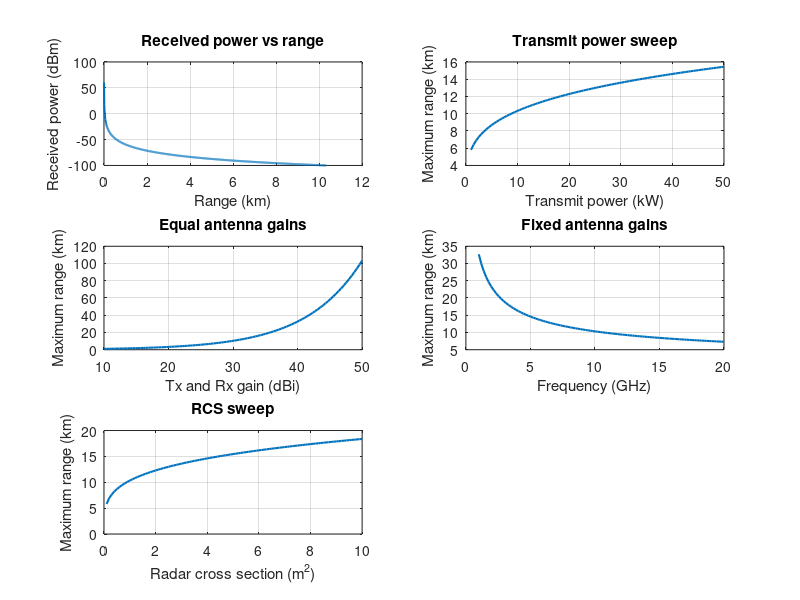

The MATLAB source for this figure:
function results = exp01_radar_range(makePlots)
if nargin < 1, makePlots = true; end
c = 3e8;
Pt = 10e3;
f = 10e9;
Gt = 10^(30/10);
Gr = Gt;
sigma = 1;
L = 10^(6/10);
Pmin = 1e-13;
lambda = c/f;
K = Pt*Gt*Gr*lambda^2*sigma/((4*pi)^3*L);
Rmax = (K/Pmin)^0.25;
R = linspace(1,Rmax,1000);
Pr = K./R.^4;
PtSweep = linspace(1e3,50e3,100);
Rpower = (PtSweep*Gt*Gr*lambda^2*sigma/((4*pi)^3*L*Pmin)).^0.25;
Gain_dBi = linspace(10,50,100);
Rgain = (Pt*10.^(2*Gain_dBi/10)*lambda^2*sigma/((4*pi)^3*L*Pmin)).^0.25;
fSweep = linspace(1,20,100)*1e9;
Rfrequency = (Pt*Gt*Gr*(c./fSweep).^2*sigma/((4*pi)^3*L*Pmin)).^0.25;
sigmaSweep = linspace(0.1,10,100);
Rrcs = (Pt*Gt*Gr*lambda^2*sigmaSweep/((4*pi)^3*L*Pmin)).^0.25;
assert(abs(Pr(end)/Pmin-1) < 1e-12);
assert(all(diff(Pr)<0) && all(diff(Rpower)>0) && all(diff(Rfrequency)<0));
fprintf('Experiment 1: maximum range = %.4f km\n',Rmax/1000);
if makePlots
    figure('Name','Experiment 1: Radar Range','Color','w');
    subplot(3,2,1); plot(R/1000,10*log10(Pr/1e-3),'LineWidth',1.5); grid on;
    xlabel('Range (km)'); ylabel('Received power (dBm)'); title('Received power vs range');
    subplot(3,2,2); plot(PtSweep/1000,Rpower/1000,'LineWidth',1.5); grid on;
    xlabel('Transmit power (kW)'); ylabel('Maximum range (km)'); title('Transmit power sweep');
    subplot(3,2,3); plot(Gain_dBi,Rgain/1000,'LineWidth',1.5); grid on;
    xlabel('Tx and Rx gain (dBi)'); ylabel('Maximum range (km)'); title('Equal antenna gains');
    subplot(3,2,4); plot(fSweep/1e9,Rfrequency/1000,'LineWidth',1.5); grid on;
    xlabel('Frequency (GHz)'); ylabel('Maximum range (km)'); title('Fixed antenna gains');
    subplot(3,2,5); plot(sigmaSweep,Rrcs/1000,'LineWidth',1.5); grid on;
    xlabel('Radar cross section (m^2)'); ylabel('Maximum range (km)'); title('RCS sweep');
end
results = struct('maximumRange_m',Rmax,'range_m',R,'receivedPower_W',Pr);
end
